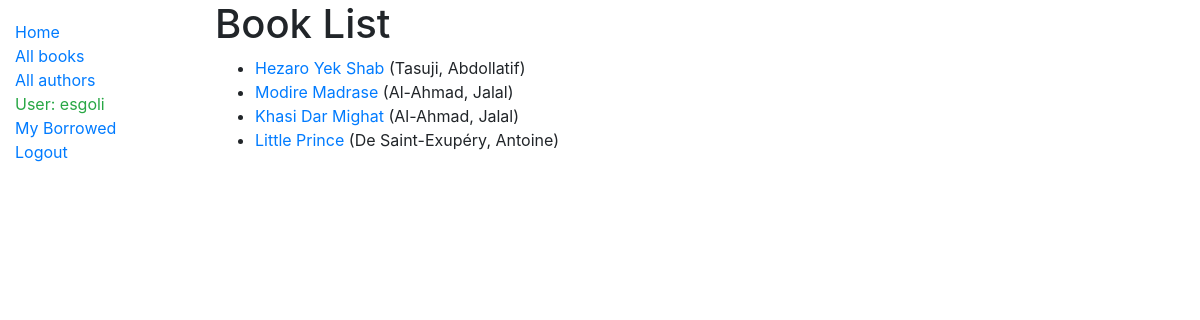
Page /catalog/books/ (signed in) on the committed database.
### catalog/models.py (models this page shows, shortened)
class Book(models.Model):
    title = models.CharField(max_length=200)
    author = models.ForeignKey('Author', on_delete=models.SET_NULL, null=True)
    summary = models.TextField(max_length=1000, help_text='Enter a brief description of the book')
    isbn = models.CharField('ISBN', max_length=13,
                            help_text='13 Character <a href="https://www.isbn-international.org/content/what-isbn">ISBN number</a>')
    genre = models.ManyToManyField(Genre, help_text='Select a genre for this book')
    def get_absolute_url(self):
        return reverse('book-detail', args=[str(self.id)])

class Author(models.Model):
    first_name = models.CharField(max_length=100)
    last_name = models.CharField(max_length=100)
    date_of_birth = models.DateField(null=True, blank=True)
    date_of_death = models.DateField('Died', null=True, blank=True)
    class Meta:
        ordering = ['last_name', 'first_name']
    def __str__(self):
        return f'{self.last_name}, {self.first_name}'

### catalog/views.py (the view)
# urls.py: path('books/', views.BookListView.as_view(), name='books'),
class BookListView(LoginRequiredMixin,generic.ListView):
    model = Book
    template_name = 'book_list.html'
    def get_queryset(self):
        return Book.objects.all()[:5]
    def get_context_data(self, *, object_list=None, **kwargs):
        context = super(BookListView , self).get_context_data(**kwargs)
        context ['some_data'] = 'This is just some data'
        return context

### catalog/templates/book_list.html
{% extends 'base_generic.html' %}
{% block content %}
    <h1>Book List</h1>
    {% if book_list %}
    <ul>
        {% for book in book_list %}
            <li>
                <a href="{{ book.get_absolute_url }}" > {{ book.title }} </a> ({{ book.author }})
            </li>
        {% endfor %}
    </ul>
    {% else %}
        <p>There are no books in the library</p>
    {% endif %}
{% endblock %}

### catalog/templates/base_generic.html (shortened to what this page needs)
<!DOCTYPE html>
<html lang="en">
<head>
  <link rel="stylesheet" href="https://stackpath.bootstrapcdn.com/bootstrap/4.1.3/css/bootstrap.min.css">
  {% load static %}
  <link rel="stylesheet" href="{% static 'css/styles.css' %}">
</head>
<body>
  <div class="container-fluid">
    <div class="row">
      <div class="col-sm-2">
      {% block sidebar %}
        <ul class="sidebar-nav">
          <li><a href="{% url 'index' %}">Home</a></li>
          <li><a href="{% url 'books' %}">All books</a></li>
          <li><a href="">All authors</a></li>
          {% if user.is_authenticated %}
              <li class="text-success">User: {{ user.get_username }}</li>
              <li><a href="{% url 'my-borrowed' %}">My Borrowed</a></li>
              <li><a href="{% url 'logout' %}?next={{ request.path }}">Logout</a></li>
          {% else %}
              <li><a href="{% url 'login' %}?next={{ request.path }}">Login</a></li>
          {% endif %}
        </ul>
     {% endblock %}
     </div>
      <div class="col-sm-10 ">{% block content %}{% endblock %}</div>
    </div>
  </div>
</body>
</html>

### catalog/static/css/styles.css (style rules this page uses)
.sidebar-nav { margin-top: 20px; padding: 0; list-style: none; }

### rows in the picture
Book: title "Hezaro Yek Shab", author "Tasuji, Abdollatif"
Book: title "Modire Madrase", author "Al-Ahmad, Jalal"
Book: title "Khasi Dar Mighat", author "Al-Ahmad, Jalal"
Book: title "Little Prince", author "De Saint-Exupéry, Antoine"

### other values in the picture
{{ user.get_username }} "esgoli"
